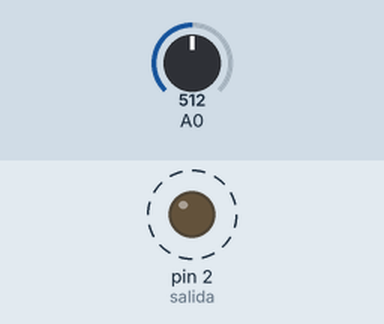
Simulated run of this sketch. Board: Arduino Uno, built with avr-gcc and run on an emulated ATmega328P. Parts: output pins drawn as LEDs (lit = HIGH). Dashed ring = blinking. The inputs (shaded band) are chosen by the test bench; at power-on: A0 = 512. What the sketch prints to the serial monitor is not drawn.

Above: at 0.97 s.
1.3 s: A0 set to 306
4.3 s: A0 set to 511
Timing chart, 0 to 13.3 s (numbered marks = the images above; inputs shaded):
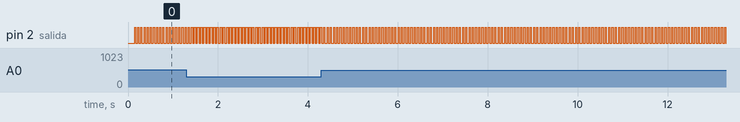

The sketch:

frecuenciaDosIf.ino
```cpp
const int salida = 2;       // Defino una "variable" constante llamada "salida" y le asigno el numero 2, que es el pin de salida
const int alta = 2;         // Defino otra constante con valor 2 que es el tiempo del pulso

float ms;                   // Defino una variable de tipo foat en la cual voy a guardar milisegundos
float msAnterior;           // Defino otra variable donde voy a guardar los milisegundos anteriores
boolean estado;             // Defino una variable booleana
int aux = 0;                // Defino una variable de tipo int.


void setup(void){   // Función setup, que se ejecuta una ves al iniciar el arduino
  pinMode(salida, OUTPUT);    //defino salida (pin 2) como OUTPUT o salida
  Serial.begin(9600);
}

void loop(void){  // Función loop que se ejecuta una y otra ves
  ms = millis();  // Leo el contador de milisegundos del micro y lo asigno a la variable ms

  if (((ms - msAnterior) > alta) && estado) {     // Sentencia if en donde verifico si ms (tiempo actual) menos msAnterior (que en la primera ejecucion vale 0)
                                                  //es mayor a alta (que es el tiempo que la salida tiene que estar en alto) y si la variable estado es verdadera.
                                                  //Si alta es mayor y estado es verdadero, entra al if.
    digitalWrite(salida, estado = !estado);
    //pongo salida en HIGH, (la funcion digitalWrite admite HIGH o true para poner el pin en alto).
    Serial.print("if Alto - ms= ");
    Serial.print(ms);
    Serial.print(" - Estado ");
    Serial.println(estado);                                             //¨= !estado¨ esto cambia la variable estado a falso
    msAnterior = ms;                              // asigno el tiempo acutal a la variable msAnterior
  }

  if (((ms - msAnterior) > aux) && !estado) {     // Verifico si ms menos msAnterior es mayor a aux y la variable estado es falsa
    digitalWrite(salida, estado = !estado);       // Si ambos se cumplen, pongo la salida en low y cambio la variable estado nuevamente a verdadero
    msAnterior = ms;
    Serial.print("if Bajo - ms= ");
    Serial.print(ms);
    Serial.print(" -  Estado ");              // asigno el tiempo acutal a la variable msAnterior
    Serial.println(estado);
    aux = (analogRead(A0) / 17) + 16;             // leo el valor del pote (conectado al pin A0) lo divido en 17 y le sumo 16. El resultado se asigna a la variable aux
  }
}
```

Measured:
- by itself, pin 2 (salida): alternates HIGH for 0.03 s and LOW for 0.05 s
